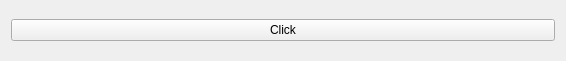
<?xml version="1.0" encoding="UTF-8"?>
<ui version="4.0">
 <class>Widget</class>
 <widget class="QWidget" name="Widget">
  <property name="geometry">
   <rect>
    <x>0</x>
    <y>0</y>
    <width>566</width>
    <height>61</height>
   </rect>
  </property>
  <property name="windowTitle">
   <string>Widget</string>
  </property>
  <layout class="QVBoxLayout" name="verticalLayout">
   <item>
    <widget class="QPushButton" name="clickButton">
     <property name="text">
      <string>Click</string>
     </property>
    </widget>
   </item>
  </layout>
 </widget>
 <resources/>
 <connections/>
</ui>
